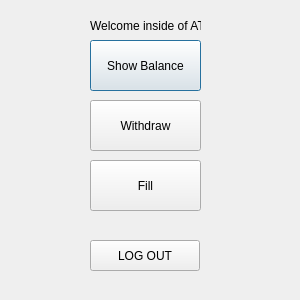
<?xml version="1.0" encoding="UTF-8"?>
<ui version="4.0">
 <class>Menu</class>
 <widget class="QDialog" name="Menu">
  <property name="geometry">
   <rect>
    <x>0</x>
    <y>0</y>
    <width>300</width>
    <height>300</height>
   </rect>
  </property>
  <property name="windowTitle">
   <string>Dialog</string>
  </property>
  <widget class="QPushButton" name="pushButton">
   <property name="geometry">
    <rect>
     <x>90</x>
     <y>40</y>
     <width>111</width>
     <height>51</height>
    </rect>
   </property>
   <property name="text">
    <string>Show Balance</string>
   </property>
  </widget>
  <widget class="QPushButton" name="pushButton_2">
   <property name="geometry">
    <rect>
     <x>90</x>
     <y>100</y>
     <width>111</width>
     <height>51</height>
    </rect>
   </property>
   <property name="text">
    <string>Withdraw</string>
   </property>
  </widget>
  <widget class="QPushButton" name="pushButton_4">
   <property name="geometry">
    <rect>
     <x>90</x>
     <y>160</y>
     <width>111</width>
     <height>51</height>
    </rect>
   </property>
   <property name="text">
    <string>Fill</string>
   </property>
  </widget>
  <widget class="QPushButton" name="pushButton_7">
   <property name="geometry">
    <rect>
     <x>90</x>
     <y>240</y>
     <width>110</width>
     <height>31</height>
    </rect>
   </property>
   <property name="text">
    <string>LOG OUT</string>
   </property>
  </widget>
  <widget class="QLabel" name="label">
   <property name="geometry">
    <rect>
     <x>90</x>
     <y>10</y>
     <width>111</width>
     <height>31</height>
    </rect>
   </property>
   <property name="text">
    <string>Welcome inside of ATM </string>
   </property>
  </widget>
 </widget>
 <resources/>
 <connections/>
</ui>
